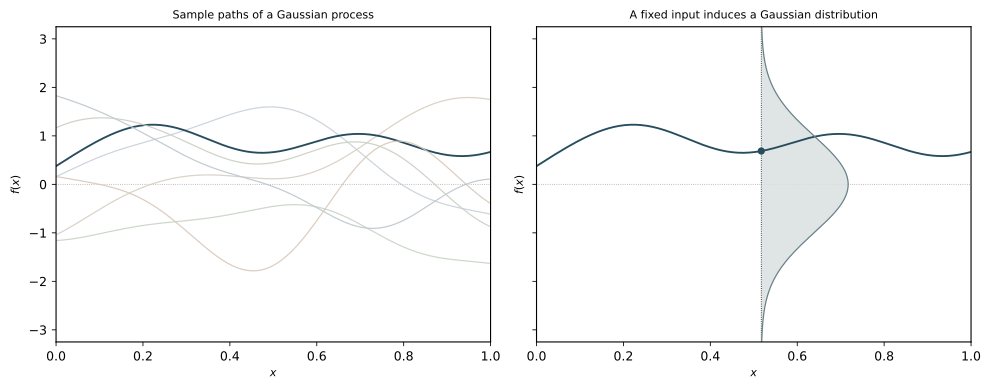

Source code (Python):
from pathlib import Path

import matplotlib.pyplot as plt
import numpy as np


def rbf_covariance(x, variance=1.0, lengthscale=0.18):
    distances = np.subtract.outer(x, x)
    return variance * np.exp(-0.5 * (distances / lengthscale) ** 2)


def sample_gp_paths(x, num_paths=6, variance=1.0, lengthscale=0.18, seed=0):
    covariance = rbf_covariance(x, variance=variance, lengthscale=lengthscale)
    covariance += 1e-10 * np.eye(x.size)
    rng = np.random.default_rng(seed)
    standard_normals = rng.normal(size=(x.size, num_paths))
    cholesky_factor = np.linalg.cholesky(covariance)
    return (cholesky_factor @ standard_normals).T


def normal_pdf(y, mean=0.0, variance=1.0):
    standard_deviation = np.sqrt(variance)
    z = (y - mean) / standard_deviation
    return np.exp(-0.5 * z**2) / (standard_deviation * np.sqrt(2.0 * np.pi))


def style_axis(ax, x_min, x_max, y_min, y_max):
    for spine in ax.spines.values():
        spine.set_linewidth(0.8)
    ax.tick_params(axis="both", labelsize=9, width=0.6, length=3)
    ax.grid(False)
    ax.set_xlim(x_min, x_max)
    ax.set_ylim(y_min, y_max)
    ax.axhline(0.0, color="0.65", linewidth=0.6, linestyle="dotted", zorder=0)


def main():
    x = np.linspace(0.0, 1.0, 320)
    variance = 1.0
    lengthscale = 0.22
    num_paths = 7
    seed = 240314535353

    paths = sample_gp_paths(
        x,
        num_paths=num_paths,
        variance=variance,
        lengthscale=lengthscale,
        seed=seed,
    )

    highlighted_index = 3
    highlighted_path = paths[highlighted_index]
    x_star_index = 165
    x_star = x[x_star_index]
    y_star = highlighted_path[x_star_index]

    y_extent = max(np.max(np.abs(paths)), 3.0 * np.sqrt(variance), abs(y_star)) + 0.25
    y_min = -y_extent
    y_max = y_extent

    output_path = Path(__file__).with_suffix(".pdf")

    plt.rcParams.update(
        {
            "figure.facecolor": "white",
            "axes.facecolor": "white",
            "axes.edgecolor": "black",
            "text.color": "black",
            "axes.labelcolor": "black",
            "xtick.color": "black",
            "ytick.color": "black",
        }
    )

    fig, axes = plt.subplots(1, 2, figsize=(10, 4), dpi=150, sharey=True)

    style_axis(axes[0], x.min(), x.max(), y_min, y_max)
    style_axis(axes[1], x.min(), x.max(), y_min, y_max)

    path_colors = [
        "#c7d0d8",
        "#d6cec2",
        "#c8d4c6",
        "#274c5e",
        "#d8c8bb",
        "#bcc7cd",
        "#c9cec2",
    ]

    for path_index, (path, color) in enumerate(zip(paths, path_colors)):
        linewidth = 1.35 if path_index == highlighted_index else 0.9
        alpha = 1.0 if path_index == highlighted_index else 0.9
        axes[0].plot(x, path, color=color, linewidth=linewidth, alpha=alpha)

    axes[0].set_title("Sample paths of a Gaussian process", fontsize=8)
    axes[0].set_xlabel(r"$x$", fontsize=8)
    axes[0].set_ylabel(r"$f(x)$", fontsize=8)

    axes[1].plot(x, highlighted_path, color="#274c5e", linewidth=1.35)
    axes[1].axvline(x_star, color="k", linewidth=0.6, linestyle="dotted")
    axes[1].scatter([x_star], [y_star], color="#274c5e", s=18, zorder=4)

    y_density = np.linspace(y_min, y_max, 500)
    pdf = normal_pdf(y_density, mean=0.0, variance=variance)
    pdf /= pdf.max()

    density_base = x_star
    density_width = 0.2
    density_curve = density_base + density_width * pdf

    axes[1].fill_betweenx(
        y_density,
        density_base,
        density_curve,
        color="#d9e1df",
        alpha=0.85,
        linewidth=0.0,
    )
    axes[1].plot(density_curve, y_density, color="#6a7f88", linewidth=0.9)
    axes[1].set_title("A fixed input induces a Gaussian distribution", fontsize=8)
    axes[1].set_xlabel(r"$x$", fontsize=8)
    axes[1].set_ylabel(r"$f(x)$", fontsize=8)

    plt.tight_layout()
    plt.savefig(output_path, bbox_inches="tight")
    plt.close(fig)


if __name__ == "__main__":
    main()
